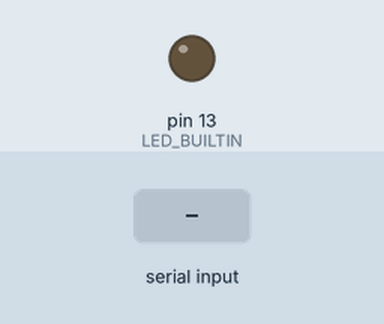
Bench run of a sketch on a simulated Arduino Uno, built with avr-gcc and run on an emulated ATmega328P. On the bench: output pins drawn as LEDs (lit = HIGH). The inputs (shaded band) are chosen by the test bench.

Above: at 1.2 s.
1.3 s: "F" received over Serial
At 1.8 s:
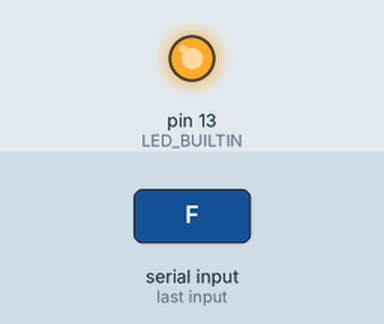
2.8 s: "B" received over Serial
At 4.1 s:
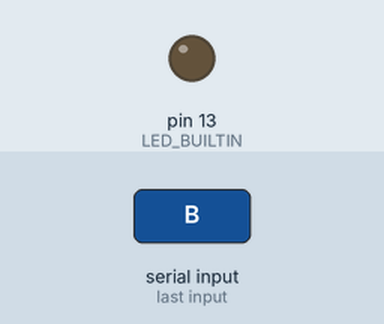
Timing chart, 0 to 5.8 s (numbered marks = the images above; inputs shaded):
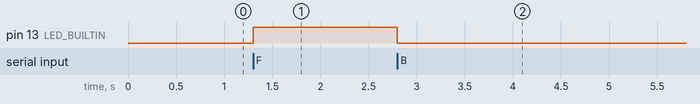

Measured:
- after the input at 1.3 s, pin 13 (LED_BUILTIN): LOW → HIGH at once
- after the input at 2.8 s, pin 13 (LED_BUILTIN): HIGH → LOW at once

The sketch:

Voice_Controlled_LED_Built_in_LED.ino
```cpp
// Jai Shree Ram
byte cmd;
int size;
void setup()
{
  pinMode(LED_BUILTIN,OUTPUT);
  Serial.begin(9600);
}

void loop()
{
 size  = Serial.available();
  if(size)
  {
    cmd = Serial.read();
    if(cmd == 'F')
    {
      digitalWrite(LED_BUILTIN,HIGH);
    } else if (cmd == 'B')
    {
      digitalWrite(LED_BUILTIN,LOW);
    }
   }
}
```
